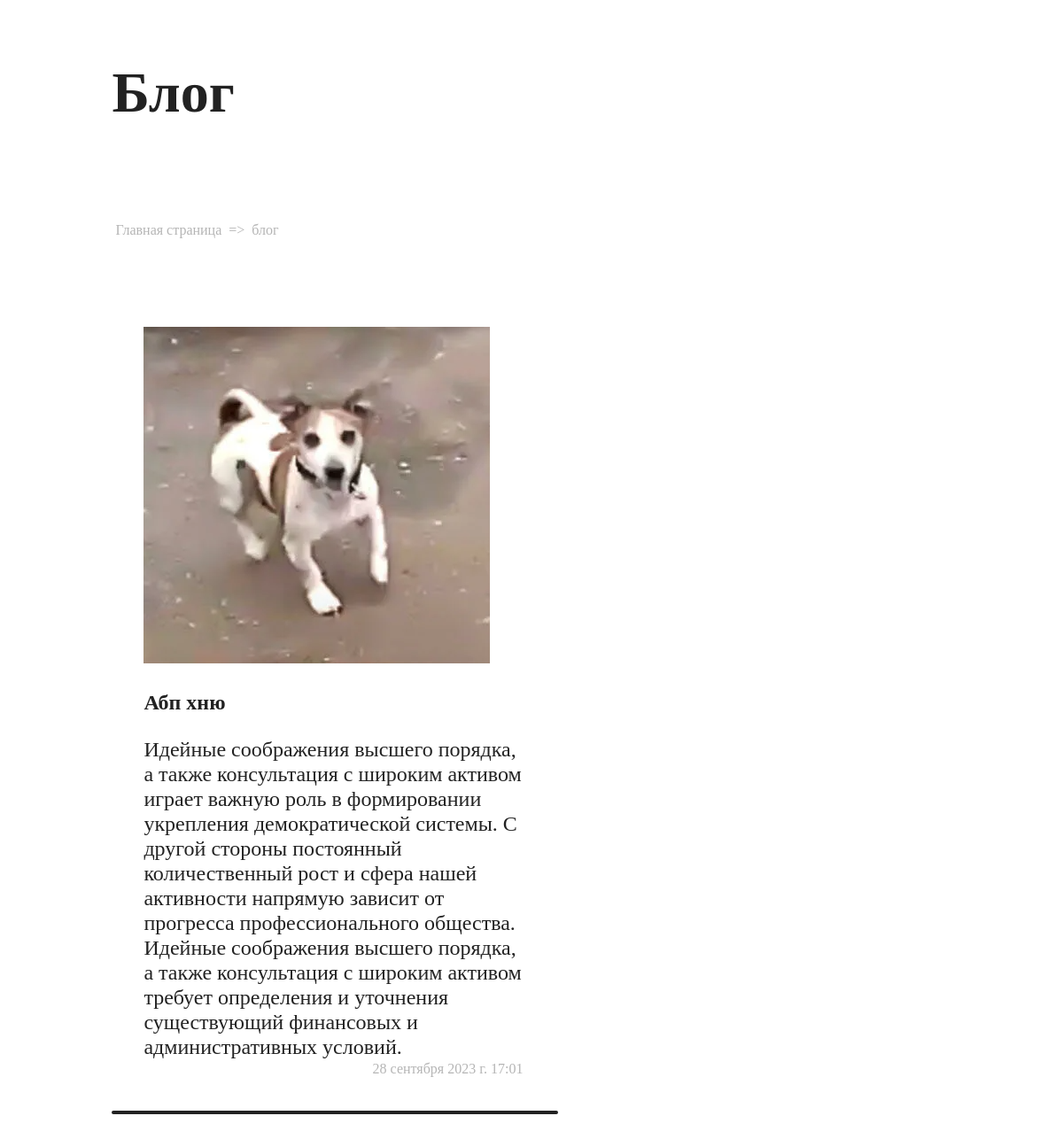
/blog (signed in), run on the app's committed database.
### main/models.py (models this page shows, shortened)
class New(models.Model):
    title = models.CharField("Название Новости", max_length=255, default='')
    date = models.DateTimeField("Время поста", null=True)
    img_1 = models.ImageField("Изображение 1", upload_to='caseBlocks', blank=True)
    img_2 = models.ImageField("Изображение 2", upload_to='caseBlocks', blank=True)
    img_3 = models.ImageField("Изображение 3", upload_to='caseBlocks', blank=True)
    img_4 = models.ImageField("Изображение 4", upload_to='caseBlocks', blank=True)
    img_5 = models.ImageField("Изображение 5", upload_to='caseBlocks', blank=True)
    text = models.TextField("Текст", blank=True)

### main/views.py (the view)
# urls.py: path('blog', views.Blog.as_view(), name='blog'),
class Blog(View):
    def get(self, request):
        news = New.objects.all()
        data = {
            'news': news,
        }
        return render(request, "blog/blog.html", data)

### templates/blog/blog.html (shortened to what this page needs)
{% extends 'base.html' %}
{% block main %}
{% load static %}
    <link rel="stylesheet" href="{% static 'css/blog/blog.css' %}">
    <div class="content">
        <div class="page_header h-1">Блог</div>
        <div class="page_links">
            <a href="/">Главная страница</a>
            <span class="page_arrow">=></span>
            <a href="/cases">блог</a>
        </div>
    {% if user.is_authenticated  %}
        {% for obj in news %}
            <div class="blog_page">
                <div class="blog_img">
                    {% if obj.img_1 != "" %}
                        <img src="/media/{{ obj.img_1 }}">
                    {% endif %}
                </div>
                <div class="blog_header">
                    {{ obj.title }}
                </div>
                <div class="blog_text">
                    {{ obj.text }}
                </div>
                <div class="blog_date">
                    {{ obj.date }}
                </div>
            </div>
            <hr width="500" align="left" size="0" style="border: 2px solid #222222; border-radius: 3px;">
        {% endfor %}
    </div>
    {% endif %}
    <link rel="stylesheet" href="https://cdnjs.cloudflare.com/ajax/libs/animate.css/4.1.1/animate.min.css">
{% endblock %}

### templates/base.html (shortened to what this page needs)
<!DOCTYPE html>
<html lang="en">
    {% load static %}
<head>
    <link rel="stylesheet" href="{% static 'css/base/base.css' %}">
</head>
<body>
    {% block main %}{% endblock %}
</body>
</html>

### static/css/base/base.css (style rules this page uses)
body { font-family: 'RG-Standard'; font-size: 18px; color: #222222; }
.content { margin: 5%; margin-left: 10%; margin-right: 20%; }
.h-1 { font-size: 64px; line-height: 92px; font-weight: 900; letter-spacing: 0em; margin-top: 26px; margin-bottom: 26px; }
.page_header { margin-bottom: 100px; }
.page_links { color: #B5B5B5; font-size: 16px; font-weight: 400; margin-bottom: 100px; }
.page_links a { color: #B5B5B5; font-size: 16px; font-weight: 400; text-decoration: none; padding: 3px; padding-bottom: 1px; padding-top: 1px; border: 1px solid white; border-radius: 4px; }

### static/css/blog/blog.css (style rules this page uses)
.page_links a { color: #B5B5B5; font-size: 16px; font-weight: 400; text-decoration: none; padding: 3px; padding-bottom: 1px; padding-top: 1px; border: 1px solid white; border-radius: 4px; }
.page_arrow { color: #B5B5B5; }
.blog_page { width: 428px; margin: 36px; }
.blog_header { font-size: 24px; font-weight: 800; line-height: 28px; margin-bottom: 25px; margin-top: 25px; }
.blog_text { font-size: 24px; font-weight: 400; line-height: 28px; }
.blog_date { color: #B5B5B5; font-size: 16px; font-weight: 400; line-height: 22px; text-align: right; }

### data on the page
New: img_1 (picture), title "Абп хню", text "Идейные соображения высшего порядка, а также консультация с широким активом играет важную роль в формировании укрепления демократической системы. С другой стороны постоянный количественный рост и сфера нашей активности напрямую зависит от прогресса профессионального общества. Идейные соображения высшего порядка, а также консультация с широким активом требует определения и уточнения существующий финансовых и административных условий.", date "28 сентября 2023 г. 17:01"
